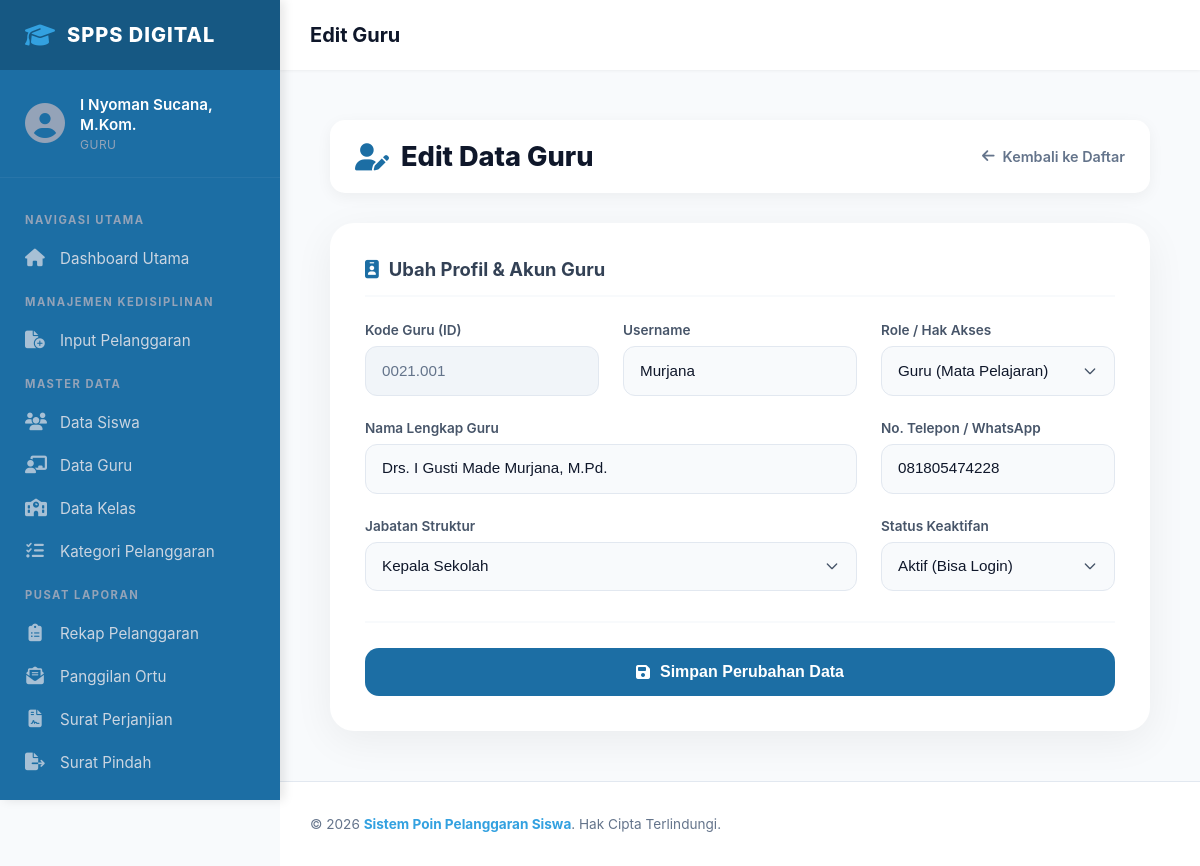
Screenshot of /pages/guru/edit.php?kode_guru=0021.001 (signed in) with the database file from the repository.
### tables this page shows
CREATE TABLE `guru` (
  `kode_guru` char(8) NOT NULL,
  `nama_pengguna` varchar(100) DEFAULT NULL,
  `role` varchar(30) DEFAULT NULL,
  `username` varchar(50) DEFAULT NULL,
  `password` varchar(70) DEFAULT NULL,
  `aktif` enum('Y','N') DEFAULT NULL,
  `jabatan` varchar(50) DEFAULT NULL,
  `telp` varchar(16) DEFAULT NULL
);

### pages/guru/edit.php (the view, shortened to what this page needs)
<?php
include ROOTPATH . '/config/config.php';
include ROOTPATH . '/includes/header.php';
$kode_guru = isset($_GET['kode_guru']) ? $_GET['kode_guru'] : 0;
$guru = null;
if ($kode_guru != "0") {
    $sql = "SELECT * FROM guru WHERE kode_guru = '$kode_guru'";
    $result = mysqli_query($conn, $sql);
    if ($result && mysqli_num_rows($result) > 0) {
        $guru = mysqli_fetch_assoc($result);
    }
}
?>
<link rel="stylesheet" href="/poin_pelanggaran_siswa/css/pages/guru/edit_guru.css">
<div class="container">
    <div class="page-header">
        <h2><i class="fas fa-user-pen"></i> Edit Data Guru</h2>
        <a href="list.php" class="btn-back">
            <i class="fas fa-arrow-left"></i> Kembali ke Daftar
        </a>
    </div>
    <div class="form-card">
        <form action="/poin_pelanggaran_siswa/process/guru_process.php" method="POST">
            <div class="form-section">
                <div class="form-section-title">
                    <i class="fas fa-id-badge"></i> Ubah Profil & Akun Guru
                </div>
                <div class="form-grid">
                    <div class="form-group">
                        <label>Kode Guru (ID)</label>
                        <input type="text" class="form-control" value="<?= htmlspecialchars($guru['kode_guru']); ?>" readonly />
                    </div>
                    <div class="form-group">
                        <label>Username</label>
                        <input type="text" class="form-control" name="username" value="<?= htmlspecialchars($guru['username']); ?>" required />
                    </div>
                    <div class="form-group">
                        <label>Role / Hak Akses</label>
                        <select name="role" class="form-control" required>
                            <option value="guru" <?= ($guru['role'] == 'guru') ? 'selected' : ''; ?>>Guru (Mata Pelajaran)</option>
                        </select>
                    </div>
                    <div class="form-group" style="grid-column: span 2;">
                        <label>Nama Lengkap Guru</label>
                        <input type="text" class="form-control" name="nama_pengguna" value="<?= htmlspecialchars($guru['nama_pengguna']); ?>" required />
                    </div>
                    <div class="form-group">
                        <label>No. Telepon / WhatsApp</label>
                        <input type="text" class="form-control" name="telp" value="<?= htmlspecialchars($guru['telp']); ?>" required />
                    </div>
                    <div class="form-group" style="grid-column: span 2;">
                        <label>Jabatan Struktur</label>
                        <select name="jabatan" class="form-control" required>
                            <?php
                            $jabatans = ["Guru Mapel", "Kepala Sekolah", "Waka Kurikulum", "Waka Kesiswaan", "Waka Sarana Prasarana", "Waka Humas", "Komka AN", "Komka RPL", "Komka DKV", "Komka TKJ", "Komka BD", "Guru BK XII", "Guru BK XI", "Guru BK X"];
                            foreach($jabatans as $j) {
                                $sel = ($guru['jabatan'] == $j) ? 'selected' : '';
                                echo "<option value='$j' $sel>$j</option>";
                            }
                            ?>
                        </select>
                    </div>
                    <div class="form-group">
                        <label>Status Keaktifan</label>
                        <select name="aktif" class="form-control" required>
                            <option value="Y" <?= ($guru['aktif'] == 'Y') ? 'selected' : ''; ?>>Aktif (Bisa Login)</option>
                        </select>
                    </div>
                </div>
            </div>
            <div class="form-actions">
                <button type="submit" class="btn-primary-large">
                    <i class="fas fa-save"></i> Simpan Perubahan Data
                </button>
            </div>
        </form>
    </div>
</div>
<?php include ROOTPATH . '/includes/footer.php'; ?>

### css/components/header.css (style rules this page uses)
* { box-sizing: border-box; }
:root { --sidebar-width: 280px; --primary-color: #33A1E0; --sidebar-bg: #1C6EA4; --sidebar-hover: #144E75; --text-muted: #94a3b8; --topbar-height: 70px; }
body { margin: 0; padding: 0; font-family: 'Inter', system-ui, -apple-system, sans-serif; background-color: #f8fafc; }
.sidebar-layout { display: flex; }

### css/pages/guru/edit_guru.css (style rules this page uses)
.container { padding: 20px; animation: fadeIn 0.5s ease-out; }
.page-header { margin: 0 auto 30px; max-width: 1075px; display: flex; justify-content: space-between; align-items: center; background-color: #ffffff; box-shadow: 0 4px 15px rgba(0,0,0,0.05); padding: 20px 25px; border-radius: 15px; box-sizing: border-box; }
.page-header h2 { margin: 0; color: #0f172a; font-size: 1.7rem; font-weight: 800; display: flex; align-items: center; gap: 12px; }
.page-header h2 i { color: #1C6EA4; }
.btn-back { display: inline-flex; align-items: center; gap: 8px; color: #64748b; text-decoration: none; font-weight: 600; font-size: 0.9rem; transition: all 0.2s; }
.form-card { background: white; border-radius: 24px; box-shadow: 0 10px 40px rgba(0,0,0,0.06); padding: 35px; max-width: 1000px; margin: 0 auto; }
.form-section { margin-bottom: 30px; }
.form-section-title { font-size: 1.15rem; font-weight: 700; color: #334155; margin-bottom: 25px; display: flex; align-items: center; gap: 10px; padding-bottom: 15px; border-bottom: 2px solid #f8fafc; }
.form-section-title i { color: #1C6EA4; }
.form-grid { display: grid; grid-template-columns: repeat(3, 1fr); gap: 24px; }
.form-group { margin-bottom: 0; }
.form-group label { display: block; font-size: 0.85rem; font-weight: 600; color: #475569; margin-bottom: 8px; }
.form-control { width: 100%; padding: 12.5px 16px; border-radius: 12px; border: 1.5px solid #e2e8f0; background: #f8fafc; color: #0f172a; font-size: 0.95rem; line-height: 1.5; transition: all 0.3s cubic-bezier(0.4, 0, 0.2, 1); display: block; box-sizing: border-box; }
select.form-control { appearance: none; -webkit-appearance: none; background-repeat: no-repeat; background-position: right 16px center; background-size: 16px; padding-right: 48px; cursor: pointer; }
.form-control[readonly] { background-color: #f1f5f9; color: #64748b; cursor: not-allowed; border-color: #e2e8f0; }
.form-actions { margin-top: 30px; padding-top: 25px; border-top: 2px solid #f8fafc; }
.btn-primary-large { width: 100%; background-color: #1C6EA4; color: white; border: none; padding: 15px; border-radius: 14px; font-size: 1rem; font-weight: 700; cursor: pointer; transition: all 0.3s; display: flex; align-items: center; justify-content: center; gap: 10px; }

### rows the page displays
guru: kode_guru "0021.001", username "Murjana", role "Guru (Mata Pelajaran)", nama_pengguna "Drs. I Gusti Made Murjana, M.Pd.", telp "081805474228", aktif "Aktif (Bisa Login)"

### other values shown
$_SESSION['nama'] "I Nyoman Sucana, M.Kom."
$_SESSION['role'] "GURU"
$page_title "Edit Guru"
form field jabatan "Kepala Sekolah"
